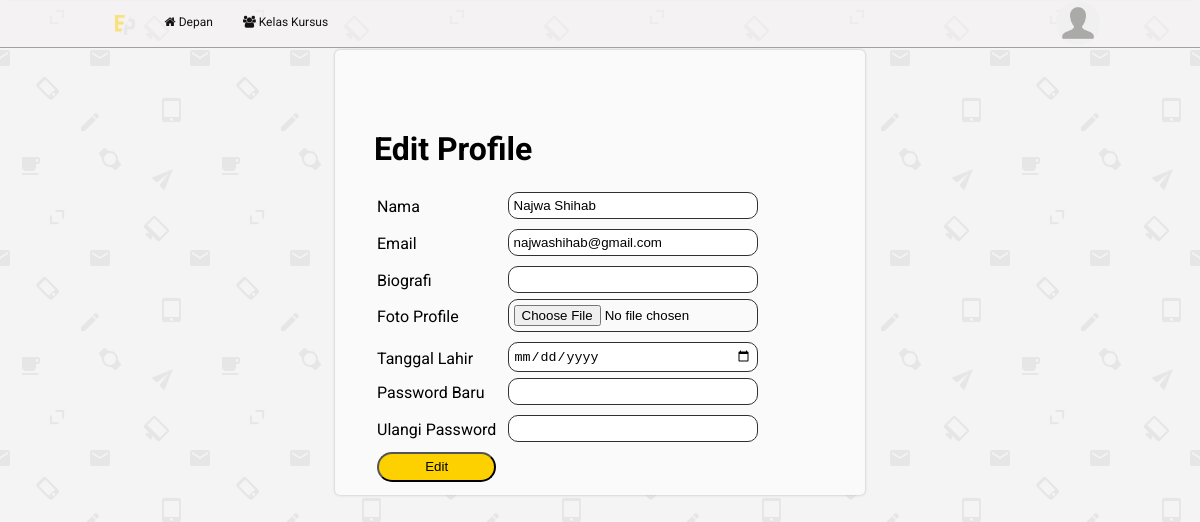
Screenshot of /edit_profile.php (signed in) with the database file from the repository.
### tables this page shows
CREATE TABLE `user` (
  `id` int(11) NOT NULL,
  `user_name` varchar(50) NOT NULL,
  `email` varchar(70) NOT NULL,
  `password` varchar(254) NOT NULL,
  `role_id` int(11) NOT NULL,
  `photo_profile` varchar(150) NOT NULL,
  `date_of_birth` date DEFAULT NULL,
  `bio` varchar(240) DEFAULT NULL
);

### model/user_model.php (called while the page is built, shortened)
<?php
$query = new PDO('mysql:HOST=localhost;dbname=elearning', 'root', '');
$query->setAttribute(PDO::ATTR_ERRMODE, PDO::ERRMODE_EXCEPTION);
function getDataUser($id)
{
    global $query;
    $statement = $query->prepare(
        'SELECT u.* ,r.role_name
        FROM user u
        INNER JOIN role r
        ON r.id=u.role_id
        WHERE u.id=:user_id'
    );
    $statement->bindValue(':user_id', $id);
    $statement->execute();
    return $statement;
}
foreach (getDataUser($_SESSION['user_id']) as $key) {
    $id = $key['id'];
    $photo_profile = $key['photo_profile'];
}

### edit_profile.php (the view, shortened to what this page needs)
<?php
include_once "model/user_model.php";
include_once "templates/header.php";
$data_user = getDataUser($id);
?>
<div class="container">
    <div class="content">
        <div class="form">
            <form action="validation_edit_profile.php" method="POST" enctype="multipart/form-data" class="input-container">
                <h1>Edit Profile</h1>
                <table>
                    <?php foreach ($data_user as $d_u) : ?>
                        <div class="input-wrapper">
                            <tr>
                                <td><label for="user_name">Nama</label>
                                </td>
                                <td>
                                    <input type="text" name="user_name" value="<?= $d_u['user_name'] ?>" class="input-text">
                                </td>
                            </tr>
                        </div>
                        <?php echo "<tr>
                            <td></td>
                            <td class='error'>";
                            echo "</td>
                            </tr>"; ?>
                        <div class="input-wrapper">
                            <tr>
                                <td>
                                    <label for="email">Email</label>
                                </td>
                                <td>
                                    <input type="text" name="email" value="<?= $d_u['email'] ?>" class="input-text">
                                </td>
                            </tr>
                        </div>
                        <?php echo "<tr>
                            <td></td>
                            <td class='error'>";
                            echo "</td>
                            </tr>"; ?>
                        <div class="input-wrapper">
                            <tr>
                                <td>
                                    <label for="bio">Biografi </label>
                                </td>
                                <td>
                                    <input type="text" name="bio" value="<?= $d_u['bio'] ?>" class="input-text">
                                </td>
                            </tr>
                        </div>
                        <tr>
                            <td>
                                <label for="photo_profile">Foto Profile</label>
                            </td>
                            <td>
                                <input type="file" name="photo" accept="image/x-png,image/gif,image/jpeg" class="input-text">
                            </td>
                        </tr>
                        <?php echo "<tr>
                            <td></td>
                            <td class='error'>";
                            echo "</td>
                            </tr>"; ?>
                        <tr>
                            <td>
                                <label for=" date_of_birth">Tanggal Lahir </label>
                            </td>
                            <td>
                                <input type="date" name='date_of_birth' value="<?= $d_u['date_of_birth'] ?>" class="input-text">
                            </td>
                        </tr>
                        <div class="input-wrapper">
                            <tr>
                                <td>
                                    <label for="password">Password Baru</label>
                                </td>
                                <td>
                                    <input type="password" name="password" class="input-text">
                                </td>
                            </tr>
                        </div>
                        <?php echo "<tr>
                            <td></td>
                            <td class='error'>";
                            echo "</td>
                            </tr>"; ?>
                        <div class="input-wrapper">
                            <tr>
                                <td>
                                    <label for="re-password">Ulangi Password</label>
                                </td>
                                <td>
                                    <input type="password" name="re-password" class="input-text">
                                </td>
                            </tr>
                        </div>
                        <?php echo "<tr>
                            <td></td>
                            <td class='error'>";
                            echo "</td>
                            </tr>"; ?>
                        <tr>
                            <td>
                                <input type="submit" name="edit" value="Edit">
                            </td>
                        </tr>
                    <?php endforeach; ?>
                </table>
            </form>
        </div>
    </div>
</div>

### templates/header.php (shortened to what this page needs)
<!DOCTYPE html>
<html>
<head>
    <link rel="stylesheet" href="https://cdnjs.cloudflare.com/ajax/libs/font-awesome/4.7.0/css/font-awesome.min.css">
    <link rel="stylesheet" type="text/css" href="assets/css/style.css">
</head>
<body>
    <?php if (isset($_SESSION['login'])) {
        ?>
        <nav>
            <div class="menubarMain">
                <div class="listMenu">
                    <a class="icon" href="#home"><img src="assets/img/emblem.png" alt=""></a>
                    <a href='home' class='menu-navbar'><i class='fa fa-home'></i> Depan</a>
                    <a href='courses' class='menu-navbar'><i class='fa fa-users'></i> Kelas Kursus</a>
                    <div class='menubar-right'>
                        <button onclick='myFunction()' style="background-image:url('assets/img/profile/<?= $photo_profile; ?>')"> </button>
                    </div>
                </div>
            </div>
        </nav>
    <?php }; ?>

### assets/css/style.css (style rules this page uses)
:root { --warning: #ffc107; --danger: #dc3545; --primary: #007bff; }
body { margin: 0; background-color: #f5f2f2; background-image: url("../email-pattern.png"); font-family: 'Roboto', 'sans-serif'; }
.menubarMain { position: absolute; display: block; width: 100%; height: 47px; border-bottom: solid #a1a1a1; border-width: thin; background: rgba(245, 242, 242, 0.5); z-index: 10; }
.menubar .listMenu a, .menubarMain .listMenu a { float: left; color: #131313; text-align: center; padding: 15px; text-decoration: none; font-size: 12px; }
.listMenu { margin: 0 100px 0 100px; }
.listMenu a:first-child img { opacity: 0.5; height: 20px; width: auto; }
.menubar-right { position: relative; float: right; }
.menubar-right button { border: 0; cursor: pointer; background: transparent; background-repeat: no-repeat; margin-top: 1px; padding: 22px; border-radius: 90px; background-size: cover; }
.form .input-container { margin: 70px 14px 0; }
.form input[type='email'], input[type='password'], input[type='text'] { background-color: #ffffff; }
.form .input-wrapper { position: relative; margin-bottom: 5px; }
.form input[type='submit'] { display: block; width: 100%; height: 30px; border-radius: 15px; background-color: #fdd100; }
.input-text, .input-text-area { width: 90%; margin: 0 auto 2px; padding: 5px; border: thin solid #303030; display: block; border-radius: 10px; }
.content { background: #fafafa; border-radius: 5px; padding: 10px 25px; margin-bottom: 10px; box-shadow: 0 0 3px #b9b9b9; }
.container { position: absolute; width: 100%; }
.container .content { position: relative; top: 50px; margin: 0 auto; width: 40%; }
td.error { font-size: 10px; color: red; }

### rows the page displays
user: photo_profile (placeholder picture), user_name "Najwa Shihab", email "najwashihab@gmail.com"
